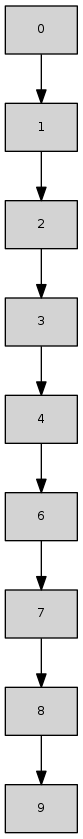

Here is the Python script that generated this plot:
import commands

class nodo(object):
	"""docstring for nodo"""
	def __init__(self, dato):
		self.dato =dato
		self.siguiente = None
		self.anterior = None

class ljuegos(object):
	"""docstring for ljuegos"""
	def __init__(self):
		self.primero = None

	def insertar(self, elemento):
		
		if self.primero == None:
			self.primero = elemento
			self.primero.siguiente = None
			self.primero.anterior = None
		else:
			temporal = self.primero
			while temporal.siguiente != None:
				temporal = temporal.siguiente
			temporal.siguiente = elemento
			elemento.anterior = temporal

	def recorrer(self):
		
		temporal = self.primero
		while  temporal != None:
			print temporal.oponente
			temporal = temporal.siguiente

	def eliminar(self, indice): #la eliminacion es por indice
		
		if self.primero != None:
			temporal = self.primero
			contador = 0
			while temporal != None:
				
		
				if contador == 0 and self.primero.siguiente != None and contador == indice:
					self.primero = self.primero.siguiente
					self.primero.anterior = None
					return '0'
				if contador == 0 and self.primero.siguiente == None and contador == indice:
					self.primero.siguiente = None
					self.primero.anterior = None
					self.primero = None
					return '0'
				
				elif contador == indice and temporal.siguiente == None:

					temporal.anterior.siguiente = None
					return '0'

				elif contador == indice:

					temporal.anterior.siguiente = temporal.siguiente

					temporal.siguiente.anterior = temporal.anterior
					return '0'

				contador = contador+1
				temporal = temporal.siguiente
		




	def modificar(self):
		pass

	def graficar(self):
		archi = open('cola.dot','w')
		archi.write('digraph Ilustrasion5{\n')
		archi.write('node [shape=record fontsize=10 fontname=\" Verdana\"style=filled];\n')
		contador = 0
		temporal = self.primero
		while temporal != None:
			contador = contador +1
			archi.write('node'+str(contador)+'[label="' + str(temporal.dato)+'"];\n')
			if temporal.siguiente != None:
				archi.write('node'+str(contador)+'->node'+str(contador+1)+'\n')
				
			temporal = temporal.siguiente
		archi.write('\n}')
		archi.close()	
		commands.getoutput('dot -Tpng cola.dot -o cola.png')
		commands.getoutput('xdg-open cola.png')
		commands.getoutput('cp cola.png ')

prueba = ljuegos()
for y in range(0,10):
	prueba.insertar(nodo(str(y)))


prueba.eliminar(5)


prueba.graficar()
